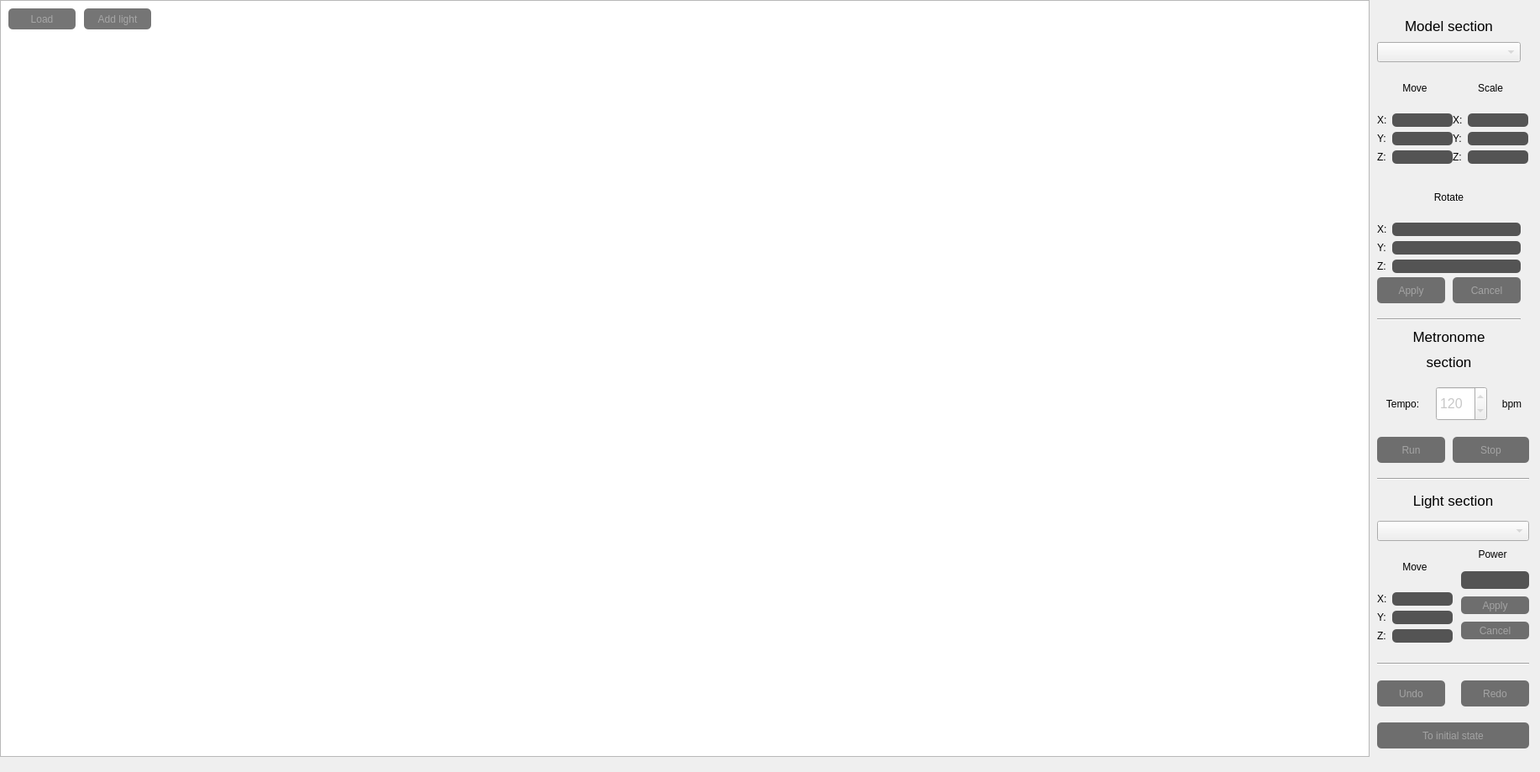
<?xml version="1.0" encoding="UTF-8"?>
<ui version="4.0">
 <class>MainWindow</class>
 <widget class="QMainWindow" name="MainWindow">
  <property name="geometry">
   <rect>
    <x>0</x>
    <y>0</y>
    <width>1834</width>
    <height>919</height>
   </rect>
  </property>
  <property name="windowTitle">
   <string>MainWindow</string>
  </property>
  <property name="styleSheet">
   <string notr="true">QDialog {
	background: rgba(50, 50, 50, 255);
}</string>
  </property>
  <widget class="QWidget" name="centralwidget">
   <widget class="QGraphicsView" name="graphicsView">
    <property name="geometry">
     <rect>
      <x>0</x>
      <y>0</y>
      <width>1631</width>
      <height>901</height>
     </rect>
    </property>
    <property name="styleSheet">
     <string notr="true"/>
    </property>
   </widget>
   <widget class="QPushButton" name="pushButton_addModel">
    <property name="geometry">
     <rect>
      <x>10</x>
      <y>10</y>
      <width>80</width>
      <height>25</height>
     </rect>
    </property>
    <property name="styleSheet">
     <string notr="true">QPushButton {
    color: rgba(200, 200, 200, 150);
    border-radius: 5px;
    background: rgba(20, 20, 20, 150);
    }

QPushButton:hover {
    background: rgba(10, 10, 10, 150);
    }

QPushButton:pressed {
    border-style: inset;
    background: rgba(0, 0, 0, 150);
    }</string>
    </property>
    <property name="text">
     <string>Load</string>
    </property>
   </widget>
   <widget class="QPushButton" name="pushButton_addLight">
    <property name="geometry">
     <rect>
      <x>100</x>
      <y>10</y>
      <width>80</width>
      <height>25</height>
     </rect>
    </property>
    <property name="styleSheet">
     <string notr="true">QPushButton {
    color: rgba(200, 200, 200, 150);
    border-radius: 5px;
    background: rgba(20, 20, 20, 150);
    }

QPushButton:hover {
    background: rgba(10, 10, 10, 150);
    }

QPushButton:pressed {
    border-style: inset;
    background: rgba(0, 0, 0, 150);
   }</string>
    </property>
    <property name="text">
     <string>Add light</string>
    </property>
   </widget>
   <widget class="QComboBox" name="comboBox_model">
    <property name="geometry">
     <rect>
      <x>1640</x>
      <y>50</y>
      <width>171</width>
      <height>24</height>
     </rect>
    </property>
    <property name="styleSheet">
     <string notr="true">QComboBox{
	color: rgba(200, 200, 200, 255);
}

QComboBox:on{
    background-color: rgba(30, 30, 30, 180);
	color: rgba(200, 200, 200, 255);
}</string>
    </property>
   </widget>
   <widget class="QLabel" name="lbl_models">
    <property name="geometry">
     <rect>
      <x>1640</x>
      <y>20</y>
      <width>171</width>
      <height>21</height>
     </rect>
    </property>
    <property name="font">
     <font>
      <pointsize>13</pointsize>
     </font>
    </property>
    <property name="text">
     <string>Model section</string>
    </property>
    <property name="alignment">
     <set>Qt::AlignCenter</set>
    </property>
   </widget>
   <widget class="QWidget" name="verticalLayoutWidget">
    <property name="geometry">
     <rect>
      <x>1640</x>
      <y>80</y>
      <width>90</width>
      <height>115</height>
     </rect>
    </property>
    <layout class="QVBoxLayout" name="verticalLayout">
     <item>
      <widget class="QLabel" name="lbl_model_move">
       <property name="text">
        <string>Move</string>
       </property>
       <property name="alignment">
        <set>Qt::AlignCenter</set>
       </property>
      </widget>
     </item>
     <item>
      <layout class="QGridLayout" name="gridLayout">
       <item row="1" column="1">
        <widget class="QLineEdit" name="le_mmove_y">
         <property name="styleSheet">
          <string notr="true">QLineEdit {
    background: rgba(20, 20, 20, 180);
	color: rgba(200, 200, 200, 255);
	border-style: inset;
    border-radius: 5px;
}</string>
         </property>
        </widget>
       </item>
       <item row="0" column="1">
        <widget class="QLineEdit" name="le_mmove_x">
         <property name="styleSheet">
          <string notr="true">QLineEdit {
    background: rgba(20, 20, 20, 180);
	color: rgba(200, 200, 200, 255);
	border-style: inset;
    border-radius: 5px;
}</string>
         </property>
        </widget>
       </item>
       <item row="0" column="0">
        <widget class="QLabel" name="lbl_mmove_x">
         <property name="text">
          <string>X:</string>
         </property>
        </widget>
       </item>
       <item row="1" column="0">
        <widget class="QLabel" name="lbl_mmove_y">
         <property name="text">
          <string>Y:</string>
         </property>
        </widget>
       </item>
       <item row="2" column="0">
        <widget class="QLabel" name="lbl_mmove_z">
         <property name="text">
          <string>Z:</string>
         </property>
        </widget>
       </item>
       <item row="2" column="1">
        <widget class="QLineEdit" name="le_mmove_z">
         <property name="styleSheet">
          <string notr="true">QLineEdit {
    background: rgba(20, 20, 20, 180);
	color: rgba(200, 200, 200, 255);
	border-style: inset;
    border-radius: 5px;
}</string>
         </property>
        </widget>
       </item>
      </layout>
     </item>
    </layout>
   </widget>
   <widget class="QPushButton" name="pushButton_mcancel">
    <property name="geometry">
     <rect>
      <x>1730</x>
      <y>330</y>
      <width>81</width>
      <height>31</height>
     </rect>
    </property>
    <property name="styleSheet">
     <string notr="true">QPushButton {
    color: rgba(200, 200, 200, 150);
    border-radius: 5px;
    background: rgba(20, 20, 20, 150);
    }

QPushButton:hover {
    background: rgba(10, 10, 10, 150);
    }

QPushButton:pressed {
    border-style: inset;
    background: rgba(0, 0, 0, 150);
   }</string>
    </property>
    <property name="text">
     <string>Cancel</string>
    </property>
   </widget>
   <widget class="QPushButton" name="pushButton_mapply">
    <property name="geometry">
     <rect>
      <x>1640</x>
      <y>330</y>
      <width>81</width>
      <height>31</height>
     </rect>
    </property>
    <property name="styleSheet">
     <string notr="true">QPushButton {
    color: rgba(200, 200, 200, 150);
    border-radius: 5px;
    background: rgba(20, 20, 20, 150);
    }

QPushButton:hover {
    background: rgba(10, 10, 10, 150);
    }

QPushButton:pressed {
    border-style: inset;
    background: rgba(0, 0, 0, 150);
   }</string>
    </property>
    <property name="text">
     <string>Apply</string>
    </property>
   </widget>
   <widget class="QWidget" name="verticalLayoutWidget_2">
    <property name="geometry">
     <rect>
      <x>1730</x>
      <y>80</y>
      <width>90</width>
      <height>115</height>
     </rect>
    </property>
    <layout class="QVBoxLayout" name="verticalLayout_2">
     <item>
      <widget class="QLabel" name="lbl_model_scale">
       <property name="text">
        <string>Scale</string>
       </property>
       <property name="alignment">
        <set>Qt::AlignCenter</set>
       </property>
      </widget>
     </item>
     <item>
      <layout class="QGridLayout" name="gridLayout_2">
       <item row="1" column="1">
        <widget class="QLineEdit" name="le_mscale_y">
         <property name="styleSheet">
          <string notr="true">QLineEdit {
    background: rgba(20, 20, 20, 180);
	color: rgba(200, 200, 200, 255);
	border-style: inset;
    border-radius: 5px;
}</string>
         </property>
        </widget>
       </item>
       <item row="0" column="1">
        <widget class="QLineEdit" name="le_mscale_x">
         <property name="styleSheet">
          <string notr="true">QLineEdit {
    background: rgba(20, 20, 20, 180);
	color: rgba(200, 200, 200, 255);
	border-style: inset;
    border-radius: 5px;
}</string>
         </property>
        </widget>
       </item>
       <item row="0" column="0">
        <widget class="QLabel" name="lbl_mscale_x">
         <property name="text">
          <string>X:</string>
         </property>
        </widget>
       </item>
       <item row="1" column="0">
        <widget class="QLabel" name="lbl_mscale_y">
         <property name="text">
          <string>Y:</string>
         </property>
        </widget>
       </item>
       <item row="2" column="0">
        <widget class="QLabel" name="lbl_mscale_z">
         <property name="text">
          <string>Z:</string>
         </property>
        </widget>
       </item>
       <item row="2" column="1">
        <widget class="QLineEdit" name="le_mscale_z">
         <property name="styleSheet">
          <string notr="true">QLineEdit {
    background: rgba(20, 20, 20, 180);
	color: rgba(200, 200, 200, 255);
	border-style: inset;
    border-radius: 5px;
}</string>
         </property>
        </widget>
       </item>
      </layout>
     </item>
    </layout>
   </widget>
   <widget class="Line" name="line">
    <property name="geometry">
     <rect>
      <x>1640</x>
      <y>370</y>
      <width>171</width>
      <height>20</height>
     </rect>
    </property>
    <property name="orientation">
     <enum>Qt::Horizontal</enum>
    </property>
   </widget>
   <widget class="Line" name="line_2">
    <property name="geometry">
     <rect>
      <x>1640</x>
      <y>560</y>
      <width>181</width>
      <height>20</height>
     </rect>
    </property>
    <property name="orientation">
     <enum>Qt::Horizontal</enum>
    </property>
   </widget>
   <widget class="QComboBox" name="comboBox_light">
    <property name="geometry">
     <rect>
      <x>1640</x>
      <y>620</y>
      <width>181</width>
      <height>24</height>
     </rect>
    </property>
    <property name="styleSheet">
     <string notr="true">QComboBox{
	color: rgba(200, 200, 200, 255);
}

QComboBox:on{
    background-color: rgba(30, 30, 30, 180);
	color: rgba(200, 200, 200, 255);
}</string>
    </property>
   </widget>
   <widget class="QLabel" name="lbl_lights">
    <property name="geometry">
     <rect>
      <x>1640</x>
      <y>580</y>
      <width>181</width>
      <height>31</height>
     </rect>
    </property>
    <property name="font">
     <font>
      <pointsize>13</pointsize>
     </font>
    </property>
    <property name="text">
     <string>Light section</string>
    </property>
    <property name="alignment">
     <set>Qt::AlignCenter</set>
    </property>
   </widget>
   <widget class="QWidget" name="verticalLayoutWidget_5">
    <property name="geometry">
     <rect>
      <x>1640</x>
      <y>650</y>
      <width>90</width>
      <height>115</height>
     </rect>
    </property>
    <layout class="QVBoxLayout" name="verticalLayout_5">
     <item>
      <widget class="QLabel" name="lbl_lmove">
       <property name="text">
        <string>Move</string>
       </property>
       <property name="alignment">
        <set>Qt::AlignCenter</set>
       </property>
      </widget>
     </item>
     <item>
      <layout class="QGridLayout" name="gridLayout_5">
       <item row="1" column="1">
        <widget class="QLineEdit" name="le_lmove_y">
         <property name="styleSheet">
          <string notr="true">QLineEdit {
    background: rgba(20, 20, 20, 180);
	color: rgba(200, 200, 200, 255);
	border-style: inset;
    border-radius: 5px;
}</string>
         </property>
        </widget>
       </item>
       <item row="0" column="1">
        <widget class="QLineEdit" name="le_lmove_x">
         <property name="styleSheet">
          <string notr="true">QLineEdit {
    background: rgba(20, 20, 20, 180);
	color: rgba(200, 200, 200, 255);
	border-style: inset;
    border-radius: 5px;
}</string>
         </property>
        </widget>
       </item>
       <item row="0" column="0">
        <widget class="QLabel" name="lbl_lmove_x">
         <property name="text">
          <string>X:</string>
         </property>
        </widget>
       </item>
       <item row="1" column="0">
        <widget class="QLabel" name="lbl_lmove_y">
         <property name="text">
          <string>Y:</string>
         </property>
        </widget>
       </item>
       <item row="2" column="0">
        <widget class="QLabel" name="lbl_lmove_z">
         <property name="text">
          <string>Z:</string>
         </property>
        </widget>
       </item>
       <item row="2" column="1">
        <widget class="QLineEdit" name="le_lmove_z">
         <property name="styleSheet">
          <string notr="true">QLineEdit {
    background: rgba(20, 20, 20, 180);
	color: rgba(200, 200, 200, 255);
	border-style: inset;
    border-radius: 5px;
}</string>
         </property>
        </widget>
       </item>
      </layout>
     </item>
    </layout>
   </widget>
   <widget class="QWidget" name="verticalLayoutWidget_6">
    <property name="geometry">
     <rect>
      <x>1640</x>
      <y>210</y>
      <width>171</width>
      <height>115</height>
     </rect>
    </property>
    <layout class="QVBoxLayout" name="verticalLayout_6">
     <item>
      <widget class="QLabel" name="lbl_mrotate">
       <property name="text">
        <string>Rotate</string>
       </property>
       <property name="alignment">
        <set>Qt::AlignCenter</set>
       </property>
      </widget>
     </item>
     <item>
      <layout class="QGridLayout" name="gridLayout_6">
       <item row="1" column="1">
        <widget class="QLineEdit" name="le_mrotate_y">
         <property name="styleSheet">
          <string notr="true">QLineEdit {
    background: rgba(20, 20, 20, 180);
	color: rgba(200, 200, 200, 255);
	border-style: inset;
    border-radius: 5px;
}</string>
         </property>
        </widget>
       </item>
       <item row="0" column="1">
        <widget class="QLineEdit" name="le_mrotate_x">
         <property name="styleSheet">
          <string notr="true">QLineEdit {
    background: rgba(20, 20, 20, 180);
	color: rgba(200, 200, 200, 255);
	border-style: inset;
    border-radius: 5px;
}</string>
         </property>
        </widget>
       </item>
       <item row="0" column="0">
        <widget class="QLabel" name="lbl_mrotate_x">
         <property name="text">
          <string>X:</string>
         </property>
        </widget>
       </item>
       <item row="1" column="0">
        <widget class="QLabel" name="lbl_mrotate_y">
         <property name="text">
          <string>Y:</string>
         </property>
        </widget>
       </item>
       <item row="2" column="0">
        <widget class="QLabel" name="lbl_mrotate_z">
         <property name="text">
          <string>Z:</string>
         </property>
        </widget>
       </item>
       <item row="2" column="1">
        <widget class="QLineEdit" name="le_mrotate_z">
         <property name="styleSheet">
          <string notr="true">QLineEdit {
    background: rgba(20, 20, 20, 180);
	color: rgba(200, 200, 200, 255);
	border-style: inset;
    border-radius: 5px;
}</string>
         </property>
        </widget>
       </item>
      </layout>
     </item>
    </layout>
   </widget>
   <widget class="QPushButton" name="pushButton_lapply">
    <property name="geometry">
     <rect>
      <x>1740</x>
      <y>710</y>
      <width>81</width>
      <height>21</height>
     </rect>
    </property>
    <property name="styleSheet">
     <string notr="true">QPushButton {
    color: rgba(200, 200, 200, 150);
    border-radius: 5px;
    background: rgba(20, 20, 20, 150);
    }

QPushButton:hover {
    background: rgba(10, 10, 10, 150);
    }

QPushButton:pressed {
    border-style: inset;
    background: rgba(0, 0, 0, 150);
   }</string>
    </property>
    <property name="text">
     <string>Apply</string>
    </property>
   </widget>
   <widget class="QCheckBox" name="checkBox">
    <property name="geometry">
     <rect>
      <x>1430</x>
      <y>10</y>
      <width>201</width>
      <height>22</height>
     </rect>
    </property>
    <property name="styleSheet">
     <string notr="true">QCheckBox::indicator + QCheckBox::unchecked {
	background-color: rgba(40, 40, 40, 150);
}

QCheckBox::indicator + QCheckBox::checked {
	background-color: rgba(20, 20, 20, 150);
}

QCheckBox{
	background-color: rgba(20, 20, 20, 0);
	color: rgba(255, 255, 255, 150);
}</string>
    </property>
    <property name="text">
     <string>Constructor mode</string>
    </property>
    <property name="checked">
     <bool>false</bool>
    </property>
   </widget>
   <widget class="QPushButton" name="pushButton_lcancel">
    <property name="geometry">
     <rect>
      <x>1740</x>
      <y>740</y>
      <width>81</width>
      <height>21</height>
     </rect>
    </property>
    <property name="styleSheet">
     <string notr="true">QPushButton {
    color: rgba(200, 200, 200, 150);
    border-radius: 5px;
    background: rgba(20, 20, 20, 150);
    }

QPushButton:hover {
    background: rgba(10, 10, 10, 150);
    }

QPushButton:pressed {
    border-style: inset;
    background: rgba(0, 0, 0, 150);
   }</string>
    </property>
    <property name="text">
     <string>Cancel</string>
    </property>
   </widget>
   <widget class="QLabel" name="lbl_power">
    <property name="geometry">
     <rect>
      <x>1742</x>
      <y>650</y>
      <width>71</width>
      <height>20</height>
     </rect>
    </property>
    <property name="text">
     <string>Power</string>
    </property>
    <property name="alignment">
     <set>Qt::AlignCenter</set>
    </property>
   </widget>
   <widget class="QLineEdit" name="le_power">
    <property name="geometry">
     <rect>
      <x>1740</x>
      <y>680</y>
      <width>81</width>
      <height>21</height>
     </rect>
    </property>
    <property name="styleSheet">
     <string notr="true">QLineEdit {
    background: rgba(20, 20, 20, 180);
	color: rgba(200, 200, 200, 255);
	border-style: inset;
    border-radius: 5px;
}</string>
    </property>
   </widget>
   <widget class="QLabel" name="lbl_model_tempo">
    <property name="geometry">
     <rect>
      <x>1640</x>
      <y>470</y>
      <width>61</width>
      <height>21</height>
     </rect>
    </property>
    <property name="text">
     <string>Tempo:</string>
    </property>
    <property name="alignment">
     <set>Qt::AlignCenter</set>
    </property>
   </widget>
   <widget class="QLabel" name="lbl_metr">
    <property name="geometry">
     <rect>
      <x>1640</x>
      <y>390</y>
      <width>171</width>
      <height>21</height>
     </rect>
    </property>
    <property name="font">
     <font>
      <pointsize>13</pointsize>
     </font>
    </property>
    <property name="text">
     <string>Metronome</string>
    </property>
    <property name="alignment">
     <set>Qt::AlignCenter</set>
    </property>
   </widget>
   <widget class="QLabel" name="lbl_metr_2">
    <property name="geometry">
     <rect>
      <x>1640</x>
      <y>420</y>
      <width>171</width>
      <height>21</height>
     </rect>
    </property>
    <property name="font">
     <font>
      <pointsize>13</pointsize>
     </font>
    </property>
    <property name="text">
     <string>section</string>
    </property>
    <property name="alignment">
     <set>Qt::AlignCenter</set>
    </property>
   </widget>
   <widget class="QSpinBox" name="spinBox_bpm">
    <property name="geometry">
     <rect>
      <x>1710</x>
      <y>460</y>
      <width>61</width>
      <height>41</height>
     </rect>
    </property>
    <property name="font">
     <font>
      <pointsize>12</pointsize>
     </font>
    </property>
    <property name="styleSheet">
     <string notr="true">color: rgba(200, 200, 200, 255);</string>
    </property>
    <property name="minimum">
     <number>1</number>
    </property>
    <property name="maximum">
     <number>300</number>
    </property>
    <property name="value">
     <number>120</number>
    </property>
   </widget>
   <widget class="QLabel" name="lbl_model_bpm">
    <property name="geometry">
     <rect>
      <x>1780</x>
      <y>470</y>
      <width>41</width>
      <height>21</height>
     </rect>
    </property>
    <property name="text">
     <string>bpm</string>
    </property>
    <property name="alignment">
     <set>Qt::AlignCenter</set>
    </property>
   </widget>
   <widget class="QPushButton" name="pushButton_run">
    <property name="geometry">
     <rect>
      <x>1640</x>
      <y>520</y>
      <width>81</width>
      <height>31</height>
     </rect>
    </property>
    <property name="styleSheet">
     <string notr="true">QPushButton {
    color: rgba(200, 200, 200, 150);
    border-radius: 5px;
    background: rgba(20, 20, 20, 150);
    }

QPushButton:hover {
    background: rgba(10, 10, 10, 150);
    }

QPushButton:pressed {
    border-style: inset;
    background: rgba(0, 0, 0, 150);
   }</string>
    </property>
    <property name="text">
     <string>Run</string>
    </property>
   </widget>
   <widget class="QPushButton" name="pushButton_stop">
    <property name="geometry">
     <rect>
      <x>1730</x>
      <y>520</y>
      <width>91</width>
      <height>31</height>
     </rect>
    </property>
    <property name="styleSheet">
     <string notr="true">QPushButton {
    color: rgba(200, 200, 200, 150);
    border-radius: 5px;
    background: rgba(20, 20, 20, 150);
    }

QPushButton:hover {
    background: rgba(10, 10, 10, 150);
    }

QPushButton:pressed {
    border-style: inset;
    background: rgba(0, 0, 0, 150);
   }</string>
    </property>
    <property name="text">
     <string>Stop</string>
    </property>
   </widget>
   <widget class="Line" name="line_3">
    <property name="geometry">
     <rect>
      <x>1640</x>
      <y>780</y>
      <width>181</width>
      <height>20</height>
     </rect>
    </property>
    <property name="orientation">
     <enum>Qt::Horizontal</enum>
    </property>
   </widget>
   <widget class="QPushButton" name="pushButton_undo">
    <property name="geometry">
     <rect>
      <x>1640</x>
      <y>810</y>
      <width>81</width>
      <height>31</height>
     </rect>
    </property>
    <property name="styleSheet">
     <string notr="true">QPushButton {
    color: rgba(200, 200, 200, 150);
    border-radius: 5px;
    background: rgba(20, 20, 20, 150);
    }

QPushButton:hover {
    background: rgba(10, 10, 10, 150);
    }

QPushButton:pressed {
    border-style: inset;
    background: rgba(0, 0, 0, 150);
   }</string>
    </property>
    <property name="text">
     <string>Undo</string>
    </property>
   </widget>
   <widget class="QPushButton" name="pushButton_redo">
    <property name="geometry">
     <rect>
      <x>1740</x>
      <y>810</y>
      <width>81</width>
      <height>31</height>
     </rect>
    </property>
    <property name="styleSheet">
     <string notr="true">QPushButton {
    color: rgba(200, 200, 200, 150);
    border-radius: 5px;
    background: rgba(20, 20, 20, 150);
    }

QPushButton:hover {
    background: rgba(10, 10, 10, 150);
    }

QPushButton:pressed {
    border-style: inset;
    background: rgba(0, 0, 0, 150);
   }</string>
    </property>
    <property name="text">
     <string>Redo</string>
    </property>
   </widget>
   <widget class="QPushButton" name="pushButton_init">
    <property name="geometry">
     <rect>
      <x>1640</x>
      <y>860</y>
      <width>181</width>
      <height>31</height>
     </rect>
    </property>
    <property name="styleSheet">
     <string notr="true">QPushButton {
    color: rgba(200, 200, 200, 150);
    border-radius: 5px;
    background: rgba(20, 20, 20, 150);
    }

QPushButton:hover {
    background: rgba(10, 10, 10, 150);
    }

QPushButton:pressed {
    border-style: inset;
    background: rgba(0, 0, 0, 150);
   }</string>
    </property>
    <property name="text">
     <string>To initial state</string>
    </property>
   </widget>
  </widget>
 </widget>
 <resources/>
 <connections/>
</ui>
